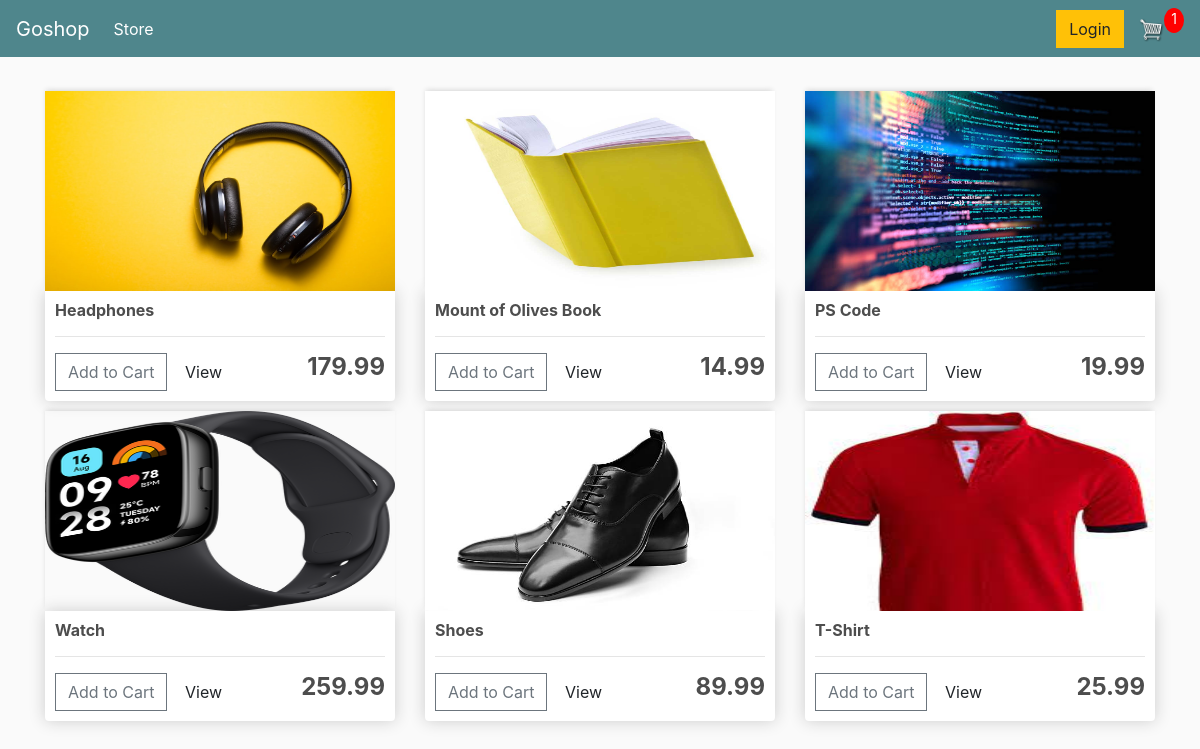
The app's page / (signed in) with its own data.
### shopApp/models.py (models this page shows, shortened)
class Product(models.Model):
    name = models.CharField(max_length=100, null=True)
    price = models.FloatField()
    digital = models.BooleanField(default=False, null=True, blank=False)
    image = models.ImageField(null=True, blank=True)

### shopApp/views.py (the view)
# urls.py: path('', views.store, name='store'),
def store(request):
    if request.user.is_authenticated:
        customer = request.user.customer
        order, created = Order.objects.get_or_create(customer=customer, complete=False)
        items = order.orderitem_set.all()
        cartItems = order.cart_items
    else:
        items = []
        order = { 'cart_total': 0, 'cart_items': 0, 'shipping': False}
        cartItems = order['cart_items']
    products = Product.objects.all()
    context = {
        'products': products,
        'cartItems': cartItems,
    }
    return render(request, 'shopApp/store.html', context)

### shopApp/models.py (called while the page is built)
    @property
    def cart_items(self):
        orderitems = self.orderitem_set.all()
        total = total = sum([item.quantity for item in orderitems])
        return total

### shopApp/templates/shopApp/store.html
{% extends 'shopApp/base.html' %}
{% load static %}
{% block content %}
<div class="row">
    {% for product in products %}
    <div class="col-lg-4">
        <img class="thumbnail" src="{{ product.image.url }}">
        <div class="box-element product">
            <h6><strong>{{product.name}}</strong></h6>
            <hr>
            <button data-product="{{product.id}}" data-action="add" class="btn btn-outline-secondary add-btn update-cart">Add to Cart</button>
            <a class="btn btn-outlined-success" href="#">View</a>
            <h4 style="display: inline-block; float: right;"><strong>{{product.price|floatformat:2}}</strong></h4>
        </div>
    </div>
    {% endfor %}
</div>
{% endblock content %}

### static/css/main.css (style rules this page uses)
body { background-color: hsl(0, 0%, 98%); }
h1,h2,h3,h4,h5,h6 { color:hsl(0, 0%, 30%); }
.box-element { box-shadow:hsl(0, 0%, 80%) 0 0 16px; background-color: #fff; border-radius: 4px; padding: 10px; }
.thumbnail { width: 100%; height: 200px; -webkit-box-shadow: -1px -3px 5px -2px rgba(214,214,214,1); -moz-box-shadow: -1px -3px 5px -2px rgba(214,214,214,1); box-shadow: -1px -3px 5px -2px rgba(214,214,214,1); }
.product { border-radius: 0 0 4px 4px; }
.col-lg-4, .col-lg-6, .col-lg-8, .col-lg-12 { margin-top: 10px; }
.btn { border-radius: 0; }

### records on screen
Product: image (picture), name "Headphones", price "179.99"
Product: image (picture), name "Mount of Olives Book", price "14.99"
Product: image (picture), name "PS Code", price "19.99"
Product: image (picture), name "Watch", price "259.99"
Product: image (picture), name "Shoes", price "89.99"
Product: image (picture), name "T-Shirt", price "25.99"

### other values on screen
{{ cartItems }} "1"
